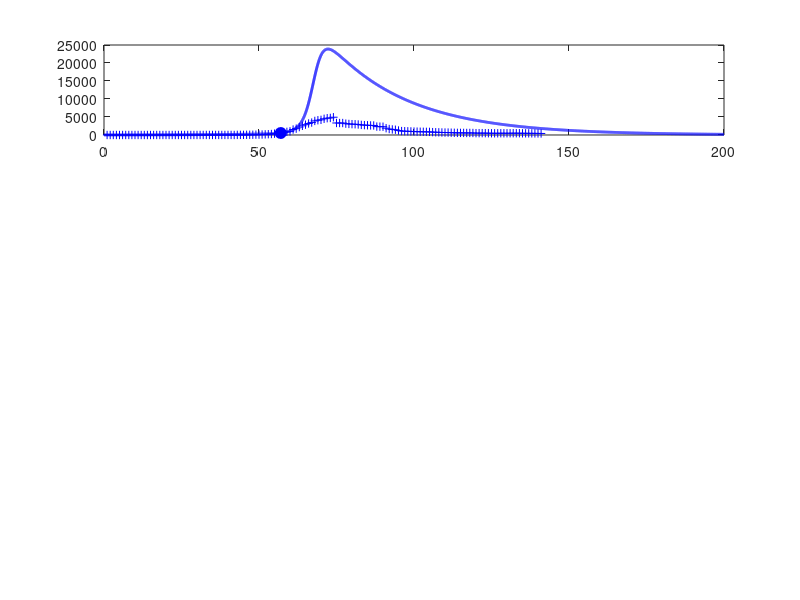

Write the MATLAB code that produced this figure. (Note: this script raises an error after producing the figure.)
% svr19AUS.m

% Revised:  2020 04 05

% Mathemtatical model for the spread of the covid19 virus
% Model for GLOBAL spread of virus
% Model for CHINA spread of virus: download svr19CHINA.m
% Data from https://www.worldometers.info/coronavirus/
% Date file:  covid19.mat  variable covid19
% Model specified by the variables in the INPUT SECTION of the Script

% DOING PHYSICS WITH MATLAB: 
%   http://www.physics.usyd.edu.au/teach_res/mp/mphome.htm
% Documentation
%   http://www.physics.usyd.edu.au/teach_res/mp/doc/sird19E.htm
% Download Scripts
%   http://www.physics.usyd.edu.au/teach_res/mp/mscripts/

% Ian Cooper
% email: matlabvisualphysics@gmail.com
% Matlab 2019b

% Populations: Data d / Model
% Susceptible individuals:  Sd  S
% Active infections (currently infected);  Id  I
% Recovered:  Rd  R
% Dead:  Dd  D

close all
clear
clc

global Imax Rmax Dmax ITmax Smax

load('covid19.mat')

% DATA: variable covid19
% Col 1: World   Id   Currently Infected Cases
% Col 2: World   Rd   Recovered
% Col 3: World   Dd   Deaths

% Data for China with Script svr19CHINA.m
% Col 4: China    Total infected cases
% Col 5: China    Currently Infected Cases
% Col 6: China    Deaths
% Col 7: USA      Total infected cases
% Col 8: USA      Currently infected cases
% Col 9: USA      Deaths
% Col 10: AUST    Total infected cases
% Col 11: AUST    Currently infected cases
% Col 12: AUST    Deaths
% Col 13: INDIA   Total infected cases
% Col 14: INDIA   Currently infected cases
% Col 15: INDIA   Deaths


% Model: number of time steps 
  num = 5000;

% *********************************************************************  
% INPUTS: Model Parameters
% ********************************************************************* 

% Maximum number of days for model   [200]
  tMax = 200;
% Initial number of infections   [0.004] 
  I = zeros(num,1);
  I(1) = 0.004;
% Adjustible model parameters  
% S --> I  [0.38] 
  a = 0.1;
% I --> R  [0.036]
  b = 0.038;
% I --> D  [0.0025]
  d = 0.0006;

% See SETUP for input of surge factors

% *********************************************************************  
% SETUP
% ********************************************************************* 
  
% DATA: Id Rd Dd / Number of data days for COVID19  
  Ndays  = find(covid19 == 0,1) - 1;  
  Idtot  = covid19(1:Ndays,10);
  Id     = covid19(1:Ndays,11);
  Dd     = covid19(1:Ndays,12);

% Model: S  D  R  
  S = zeros(num,1);
  D = zeros(num,1);
  R = zeros(num,1);
  
% Model: Initial values for populations
  S(1) = 1;
  D(1) = 0;
  R(1) = 0;   
  
% TIME [days]
  t = linspace(0,tMax,num)';
  dt = t(2) - t(1);

  
% SURGE FACTORS
  s = zeros(num,1);
  for n = 1:num-1
    if t(n) > 50; s(n) = 0.14; end
    if t(n) > 80; s(n) = 0   ; end
  end

   
% *********************************************************************  
% MODEL: Time Evolution
% ********************************************************************* 
 
for n = 1:num-1
  dS = -a*S(n)*I(n)*dt;
  dI = -dS;
  I(n+1) = I(n) + dI;
  dR = b*I(n)*dt;
  dD = d*I(n)*dt;
  surge = s(n)*S(n)*dt;
  R(n+1) = R(n)+ dR;
  D(n+1) = D(n) + dD;
  S(n+1) = S(n) + dS + surge;
  I(n+1) = I(n+1) - dR - dD;
end

% Scaling I, R and D values at day specified by t_index 
%   I(27) = Id(27)
  t_index = 57;
  index = find(t > t_index,1);
  f = Id(t_index)./ I(index);

% Scale populations
  I = f.*I;
  R = f.*R;
  D = f*D;
  
  Imax = max(I);
  Rmax = max(R);
  Dmax = max(D);
  Smax = max(S);
  
% Model: total population that has been infected;  
  Itot = I + R + D;
  ITmax = max(Itot);
  
% Data
  Rd = Idtot - Id - Dd;
  Idmax = max(Id);
  Rdmax = max(Rd);
  Ddmax = max(Dd);
  ITdmax = max(Idtot);
  
% Percentages: model
  pI = 100*I(end) / Itot(end);
  pR = 100*R(end) / Itot(end);
  pD = 100*D(end) / Itot(end);
  
% Percentages: Data
  pId = 100*Id(end) / Idtot(end);
  pRd = 100*Rd(end) / Idtot(end);
  pDd = 100*Dd(end) / Idtot(end);

  
  
% *********************************************************************  
% GRAPHICS
% ********************************************************************* 

figure(1)
  set(gcf,'units','normalized');
  set(gcf,'position',[0.02 0.05 0.3 0.75]);
  set(gcf,'color','w');

subplot(4,1,1)  % INFECTIONS
    xP = 1: Ndays;
    yP = Id;
    plot(xP,yP,'b+')   
    hold on
    
    xP = t_index; yP = Id(t_index);
    plot(xP,yP,'bo','markerfacecolor','b','markersize',8)
    
    xP = t; yP = I;
    plot(xP,yP,'b','linewidth',2)

    plotMonths(1)
       
    grid on
    title('Active Infections  I')
    ylabel('I','FontName','Times New Roman')  
    set(gca,'fontsize',12)
  
    
subplot(4,1,2)   % RECOVERIES
    xP = 1: Ndays;
    yP = Rd; 
    plot(xP,yP,'k+')
    hold on
 
    xP = t_index; yP = Rd(t_index);
    plot(xP,yP,'ko','markerfacecolor','k','markersize',8)
    
    xP = t; yP = R;
    plot(xP,yP,'k','linewidth',2)
    
    plotMonths(2)    
    
    grid on
    ylabel('R')
    title('Recoveries  R')
    set(gca,'fontsize',12)
   
 subplot(4,1,3)    % DEATHS
    xP = 1: Ndays;
    yP = Dd; 
    plot(xP,yP,'r+')
    hold on
 
    xP = t_index; yP = Dd(t_index);
    plot(xP,yP,'ro','markerfacecolor','r','markersize',8)
    
    xP = t; yP = D;
    plot(xP,yP,'r','linewidth',2)
    
    plotMonths(3)
    grid on
    
    ylabel('D')
    title('Deaths  D')
    set(gca,'fontsize',12)   
    
 subplot(4,1,4)   % Total infections
 
    th = 5;
    k = log(2)/th;
    v0 = 177400/exp(k*60);
    v = v0.*exp(k*(t-35));
   % v(v > ITmax) = ITmax;
    
    xP = t(1:2500);
    yP = v(1:2500);
    plot(xP,yP,'r','linewidth',1.2)
    ylim([0 1.2*ITmax])
    hold on
 
    xP = 1: Ndays;
    yP = Idtot; 
    plot(xP,yP,'b+')
    hold on
    xP = t; yP = Itot;
    plot(xP,yP,'b','linewidth',2)
    
    plotMonths(4)
    
    grid on
    xlabel('days elapsed')
    ylabel('I_{tot}','FontName','Times New Roman')
    title('Total Infections I_{tot}');
    set(gca,'fontsize',12) 
    

figure(2)
   set(gcf,'units','normalized');
   set(gcf,'position',[0.60 0.05 0.25 0.25]);
   set(gcf,'color','w');

   fig = figure(2);
   left_color = [0 0 0];
   right_color = [1 0 1];
   set(fig,'defaultAxesColorOrder',[left_color; right_color]);
   
    hold on
    plotMonths(5)   
        
    hold on
    yyaxis left
    xP = t; yP = S;
    plot(xP,yP,'k','linewidth',2)
    grid on
    xlabel('days elapsed')
    ylabel('Susceptible population  S') 
      
    yyaxis right
    xP = t; yP = s;
    plot(xP,yP,'m','linewidth',1)
    grid on
    ylabel('surge factor  s') 
        
    set(gca,'fontsize',12)    
    box on

    
figure(7)
   set(gcf,'units','normalized');
   set(gcf,'position',[0.33 0.05 0.25 0.35]);
   set(gcf,'color','w');

   xlim([0 120])
   ylim([0 250])
   hh = 250; dh = -25;
   
   txt = 'Start date:  22 January 2020';
   Htext = text(0,hh,txt,'fontsize',12);
   set(Htext,'color','k')
   
   hh = hh+dh;
   txt = 'Model Parameters';
   text(0,hh,txt,'fontsize',12)
   
   hh = hh+dh;
   txt = sprintf('I(0) = %3.0f   a = %2.3f   b = %2.3f   d = %2.3f', ...
       I(1),a,b,d);
   text(0,hh,txt,'fontsize',12)
      
   hh = hh+2*dh; 
   txt = 'DATA';
   text(0,hh,txt,'fontsize',12)
   
    z = datenum([2020 1 22]);
    z = z + Ndays-1;
    z = datetime(z,'ConvertFrom','datenum');
    z.Format = 'dd-MMM-yyyy';
    txt = cellstr(z) ; 
    text(20,hh,txt,'fontsize',12)
    
   hh = hh+dh;
   z1 = Id(end); z2 = Rd(end); z3 = Dd(end); z4 = z1+z2+z3;  
   txt = sprintf('I = %5.0f    R = %5.0f    D = %5.0f    I_{tot} = %5.0f', z1,z2,z3,z4);
   text(6,hh,txt,'fontsize',12)
   
    % Recoveries and Deaths
    pR = 100*Rd(end)/(Rd(end)+Dd(end));
    pD = 100*Dd(end)/(Rd(end)+Dd(end));
    hh = hh+dh;
    txt = sprintf('percent: Active = %2.1f  Recoveries = %2.1f    Deaths = %2.1f   ',pId,pRd,pDd);
    text(2,hh,txt,'fontsize',12)  
   
   hh = hh+2*dh; 
   txt = 'MODEL PREDICTIONS';
   text(0,hh,txt,'fontsize',12)
   
    z = datenum([2020 1 22]);
    z = z + tMax;
    z = datetime(z,'ConvertFrom','datenum');
    z.Format = 'dd-MMM-yyyy';
    txt = cellstr(z) ; 
    text(60,hh,txt,'fontsize',12)
   
   hh = hh+dh;
    z1 = I(end); z2 = R(end); z3 = D(end); z4 = z1+z2+z3;  
    txt = sprintf('I = %5.0f    R = %5.0f    D = %5.0f    I_{tot} = %5.0f', z1,z2,z3,z4);
    text(6,hh,txt,'fontsize',12)

   hh = hh+dh;
    txt = 'Peak';
    text(10,hh,txt,'fontsize',12)
    z = find(I == Imax,1);
    z = t(z) + datenum([2020 1 22]);
    z = datetime(z,'ConvertFrom','datenum');
    z.Format = 'dd-MMM-yyyy';
    txt = cellstr(z) ; 
    text(30,hh,txt,'fontsize',12)
   
    txt = sprintf('I_{peak} = %5.0f',Imax);
    text(70,hh,txt,'fontsize',12)
   
    hh = hh+dh;
    txt = sprintf('percent: Active = %2.1f  Recoveries = %2.1f    Deaths = %2.1f   ',pI,pR,pD);
    text(2,hh,txt,'fontsize',12)   
       
    axis off    
   
   
   
   function  pM = plotMonths(z)
     global Imax Rmax Dmax ITmax Smax
     
     % Months
       m1 = [2020 01 22];    % day zero
       m2 = [2020 02  1];    % Feb
       m3 = [2020 03  1];    % Mar
       m4 = [2020 04  1];    % Apr
       m5 = [2020 05  1];    % May
       m6 = [2020 06  1];    % Jun
       m7 = [2020 07  1];    % Jul
       m8 = [2020 08  1];    % Aug
   
      tm(1) = datenum(m1);
      tm(2) = datenum(m2) - tm(1);
      tm(3) = datenum(m3) - tm(1);
      tm(4) = datenum(m4) - tm(1);
      tm(5) = datenum(m5) - tm(1);
      tm(6) = datenum(m6) - tm(1);
      tm(7) = datenum(m7) - tm(1);
      tm(8) = datenum(m8) - tm(1);
   
      if z == 1; yMax = Imax;  end
      if z == 2; yMax = Rmax;  end
      if z == 3; yMax = Dmax;  end
      if z == 4; yMax = ITmax; end
      if z == 5; yMax = Smax; end
      
      for n = 2:8
        plot([tm(n), tm(n)], [0, yMax],'color', [0.5 0.5 0.5],'linewidth',1);
      end
      
      ys = 0.8;
      text(22, ys*yMax,'F')
      text(52, ys*yMax,'M')
      text(82, ys*yMax,'A')
      text(112,ys*yMax,'M')
      text(142,ys*yMax,'J')
      text(172,ys*yMax,'J')
      
   end
